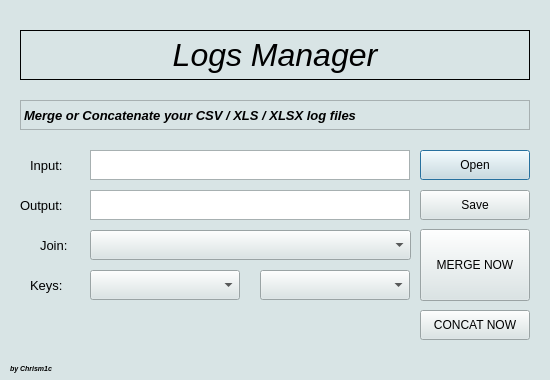
<?xml version="1.0" encoding="UTF-8"?>
<ui version="4.0">
 <class>Main</class>
 <widget class="QDialog" name="Main">
  <property name="windowModality">
   <enum>Qt::NonModal</enum>
  </property>
  <property name="enabled">
   <bool>true</bool>
  </property>
  <property name="geometry">
   <rect>
    <x>0</x>
    <y>0</y>
    <width>550</width>
    <height>380</height>
   </rect>
  </property>
  <property name="sizePolicy">
   <sizepolicy hsizetype="Maximum" vsizetype="Maximum">
    <horstretch>0</horstretch>
    <verstretch>0</verstretch>
   </sizepolicy>
  </property>
  <property name="minimumSize">
   <size>
    <width>550</width>
    <height>380</height>
   </size>
  </property>
  <property name="maximumSize">
   <size>
    <width>550</width>
    <height>380</height>
   </size>
  </property>
  <property name="palette">
   <palette>
    <active>
     <colorrole role="WindowText">
      <brush brushstyle="SolidPattern">
       <color alpha="255">
        <red>0</red>
        <green>0</green>
        <blue>0</blue>
       </color>
      </brush>
     </colorrole>
     <colorrole role="Button">
      <brush brushstyle="SolidPattern">
       <color alpha="255">
        <red>216</red>
        <green>228</green>
        <blue>229</blue>
       </color>
      </brush>
     </colorrole>
     <colorrole role="Light">
      <brush brushstyle="SolidPattern">
       <color alpha="255">
        <red>255</red>
        <green>255</green>
        <blue>255</blue>
       </color>
      </brush>
     </colorrole>
     <colorrole role="Midlight">
      <brush brushstyle="SolidPattern">
       <color alpha="255">
        <red>235</red>
        <green>241</green>
        <blue>242</blue>
       </color>
      </brush>
     </colorrole>
     <colorrole role="Dark">
      <brush brushstyle="SolidPattern">
       <color alpha="255">
        <red>108</red>
        <green>114</green>
        <blue>114</blue>
       </color>
      </brush>
     </colorrole>
     <colorrole role="Mid">
      <brush brushstyle="SolidPattern">
       <color alpha="255">
        <red>144</red>
        <green>152</green>
        <blue>153</blue>
       </color>
      </brush>
     </colorrole>
     <colorrole role="Text">
      <brush brushstyle="SolidPattern">
       <color alpha="255">
        <red>0</red>
        <green>0</green>
        <blue>0</blue>
       </color>
      </brush>
     </colorrole>
     <colorrole role="BrightText">
      <brush brushstyle="SolidPattern">
       <color alpha="255">
        <red>255</red>
        <green>255</green>
        <blue>255</blue>
       </color>
      </brush>
     </colorrole>
     <colorrole role="ButtonText">
      <brush brushstyle="SolidPattern">
       <color alpha="255">
        <red>0</red>
        <green>0</green>
        <blue>0</blue>
       </color>
      </brush>
     </colorrole>
     <colorrole role="Base">
      <brush brushstyle="SolidPattern">
       <color alpha="255">
        <red>255</red>
        <green>255</green>
        <blue>255</blue>
       </color>
      </brush>
     </colorrole>
     <colorrole role="Window">
      <brush brushstyle="SolidPattern">
       <color alpha="255">
        <red>216</red>
        <green>228</green>
        <blue>229</blue>
       </color>
      </brush>
     </colorrole>
     <colorrole role="Shadow">
      <brush brushstyle="SolidPattern">
       <color alpha="255">
        <red>0</red>
        <green>0</green>
        <blue>0</blue>
       </color>
      </brush>
     </colorrole>
     <colorrole role="AlternateBase">
      <brush brushstyle="SolidPattern">
       <color alpha="255">
        <red>235</red>
        <green>241</green>
        <blue>242</blue>
       </color>
      </brush>
     </colorrole>
     <colorrole role="ToolTipBase">
      <brush brushstyle="SolidPattern">
       <color alpha="255">
        <red>255</red>
        <green>255</green>
        <blue>220</blue>
       </color>
      </brush>
     </colorrole>
     <colorrole role="ToolTipText">
      <brush brushstyle="SolidPattern">
       <color alpha="255">
        <red>0</red>
        <green>0</green>
        <blue>0</blue>
       </color>
      </brush>
     </colorrole>
    </active>
    <inactive>
     <colorrole role="WindowText">
      <brush brushstyle="SolidPattern">
       <color alpha="255">
        <red>0</red>
        <green>0</green>
        <blue>0</blue>
       </color>
      </brush>
     </colorrole>
     <colorrole role="Button">
      <brush brushstyle="SolidPattern">
       <color alpha="255">
        <red>216</red>
        <green>228</green>
        <blue>229</blue>
       </color>
      </brush>
     </colorrole>
     <colorrole role="Light">
      <brush brushstyle="SolidPattern">
       <color alpha="255">
        <red>255</red>
        <green>255</green>
        <blue>255</blue>
       </color>
      </brush>
     </colorrole>
     <colorrole role="Midlight">
      <brush brushstyle="SolidPattern">
       <color alpha="255">
        <red>235</red>
        <green>241</green>
        <blue>242</blue>
       </color>
      </brush>
     </colorrole>
     <colorrole role="Dark">
      <brush brushstyle="SolidPattern">
       <color alpha="255">
        <red>108</red>
        <green>114</green>
        <blue>114</blue>
       </color>
      </brush>
     </colorrole>
     <colorrole role="Mid">
      <brush brushstyle="SolidPattern">
       <color alpha="255">
        <red>144</red>
        <green>152</green>
        <blue>153</blue>
       </color>
      </brush>
     </colorrole>
     <colorrole role="Text">
      <brush brushstyle="SolidPattern">
       <color alpha="255">
        <red>0</red>
        <green>0</green>
        <blue>0</blue>
       </color>
      </brush>
     </colorrole>
     <colorrole role="BrightText">
      <brush brushstyle="SolidPattern">
       <color alpha="255">
        <red>255</red>
        <green>255</green>
        <blue>255</blue>
       </color>
      </brush>
     </colorrole>
     <colorrole role="ButtonText">
      <brush brushstyle="SolidPattern">
       <color alpha="255">
        <red>0</red>
        <green>0</green>
        <blue>0</blue>
       </color>
      </brush>
     </colorrole>
     <colorrole role="Base">
      <brush brushstyle="SolidPattern">
       <color alpha="255">
        <red>255</red>
        <green>255</green>
        <blue>255</blue>
       </color>
      </brush>
     </colorrole>
     <colorrole role="Window">
      <brush brushstyle="SolidPattern">
       <color alpha="255">
        <red>216</red>
        <green>228</green>
        <blue>229</blue>
       </color>
      </brush>
     </colorrole>
     <colorrole role="Shadow">
      <brush brushstyle="SolidPattern">
       <color alpha="255">
        <red>0</red>
        <green>0</green>
        <blue>0</blue>
       </color>
      </brush>
     </colorrole>
     <colorrole role="AlternateBase">
      <brush brushstyle="SolidPattern">
       <color alpha="255">
        <red>235</red>
        <green>241</green>
        <blue>242</blue>
       </color>
      </brush>
     </colorrole>
     <colorrole role="ToolTipBase">
      <brush brushstyle="SolidPattern">
       <color alpha="255">
        <red>255</red>
        <green>255</green>
        <blue>220</blue>
       </color>
      </brush>
     </colorrole>
     <colorrole role="ToolTipText">
      <brush brushstyle="SolidPattern">
       <color alpha="255">
        <red>0</red>
        <green>0</green>
        <blue>0</blue>
       </color>
      </brush>
     </colorrole>
    </inactive>
    <disabled>
     <colorrole role="WindowText">
      <brush brushstyle="SolidPattern">
       <color alpha="255">
        <red>108</red>
        <green>114</green>
        <blue>114</blue>
       </color>
      </brush>
     </colorrole>
     <colorrole role="Button">
      <brush brushstyle="SolidPattern">
       <color alpha="255">
        <red>216</red>
        <green>228</green>
        <blue>229</blue>
       </color>
      </brush>
     </colorrole>
     <colorrole role="Light">
      <brush brushstyle="SolidPattern">
       <color alpha="255">
        <red>255</red>
        <green>255</green>
        <blue>255</blue>
       </color>
      </brush>
     </colorrole>
     <colorrole role="Midlight">
      <brush brushstyle="SolidPattern">
       <color alpha="255">
        <red>235</red>
        <green>241</green>
        <blue>242</blue>
       </color>
      </brush>
     </colorrole>
     <colorrole role="Dark">
      <brush brushstyle="SolidPattern">
       <color alpha="255">
        <red>108</red>
        <green>114</green>
        <blue>114</blue>
       </color>
      </brush>
     </colorrole>
     <colorrole role="Mid">
      <brush brushstyle="SolidPattern">
       <color alpha="255">
        <red>144</red>
        <green>152</green>
        <blue>153</blue>
       </color>
      </brush>
     </colorrole>
     <colorrole role="Text">
      <brush brushstyle="SolidPattern">
       <color alpha="255">
        <red>108</red>
        <green>114</green>
        <blue>114</blue>
       </color>
      </brush>
     </colorrole>
     <colorrole role="BrightText">
      <brush brushstyle="SolidPattern">
       <color alpha="255">
        <red>255</red>
        <green>255</green>
        <blue>255</blue>
       </color>
      </brush>
     </colorrole>
     <colorrole role="ButtonText">
      <brush brushstyle="SolidPattern">
       <color alpha="255">
        <red>108</red>
        <green>114</green>
        <blue>114</blue>
       </color>
      </brush>
     </colorrole>
     <colorrole role="Base">
      <brush brushstyle="SolidPattern">
       <color alpha="255">
        <red>216</red>
        <green>228</green>
        <blue>229</blue>
       </color>
      </brush>
     </colorrole>
     <colorrole role="Window">
      <brush brushstyle="SolidPattern">
       <color alpha="255">
        <red>216</red>
        <green>228</green>
        <blue>229</blue>
       </color>
      </brush>
     </colorrole>
     <colorrole role="Shadow">
      <brush brushstyle="SolidPattern">
       <color alpha="255">
        <red>0</red>
        <green>0</green>
        <blue>0</blue>
       </color>
      </brush>
     </colorrole>
     <colorrole role="AlternateBase">
      <brush brushstyle="SolidPattern">
       <color alpha="255">
        <red>216</red>
        <green>228</green>
        <blue>229</blue>
       </color>
      </brush>
     </colorrole>
     <colorrole role="ToolTipBase">
      <brush brushstyle="SolidPattern">
       <color alpha="255">
        <red>255</red>
        <green>255</green>
        <blue>220</blue>
       </color>
      </brush>
     </colorrole>
     <colorrole role="ToolTipText">
      <brush brushstyle="SolidPattern">
       <color alpha="255">
        <red>0</red>
        <green>0</green>
        <blue>0</blue>
       </color>
      </brush>
     </colorrole>
    </disabled>
   </palette>
  </property>
  <property name="windowTitle">
   <string>Logs Manager</string>
  </property>
  <property name="windowOpacity">
   <double>1.000000000000000</double>
  </property>
  <property name="whatsThis">
   <string notr="true"/>
  </property>
  <property name="layoutDirection">
   <enum>Qt::LeftToRight</enum>
  </property>
  <property name="autoFillBackground">
   <bool>false</bool>
  </property>
  <property name="modal">
   <bool>false</bool>
  </property>
  <widget class="QTextEdit" name="text_merge">
   <property name="geometry">
    <rect>
     <x>90</x>
     <y>150</y>
     <width>320</width>
     <height>30</height>
    </rect>
   </property>
   <property name="mouseTracking">
    <bool>false</bool>
   </property>
   <property name="readOnly">
    <bool>true</bool>
   </property>
  </widget>
  <widget class="QLabel" name="Merge">
   <property name="geometry">
    <rect>
     <x>20</x>
     <y>100</y>
     <width>510</width>
     <height>30</height>
    </rect>
   </property>
   <property name="font">
    <font>
     <family>MS Sans Serif</family>
     <pointsize>10</pointsize>
     <weight>75</weight>
     <italic>true</italic>
     <bold>true</bold>
     <underline>false</underline>
     <strikeout>false</strikeout>
     <kerning>false</kerning>
    </font>
   </property>
   <property name="frameShape">
    <enum>QFrame::StyledPanel</enum>
   </property>
   <property name="text">
    <string>Merge or Concatenate your CSV / XLS / XLSX log files</string>
   </property>
  </widget>
  <widget class="QPushButton" name="Search_2">
   <property name="geometry">
    <rect>
     <x>420</x>
     <y>150</y>
     <width>110</width>
     <height>30</height>
    </rect>
   </property>
   <property name="text">
    <string>Open</string>
   </property>
  </widget>
  <widget class="QPushButton" name="Concat_Now">
   <property name="geometry">
    <rect>
     <x>420</x>
     <y>310</y>
     <width>110</width>
     <height>30</height>
    </rect>
   </property>
   <property name="text">
    <string>CONCAT NOW</string>
   </property>
  </widget>
  <widget class="QPushButton" name="Merge_Now">
   <property name="geometry">
    <rect>
     <x>420</x>
     <y>229</y>
     <width>110</width>
     <height>72</height>
    </rect>
   </property>
   <property name="text">
    <string>MERGE NOW</string>
   </property>
  </widget>
  <widget class="QTextEdit" name="text_merge_2">
   <property name="geometry">
    <rect>
     <x>90</x>
     <y>190</y>
     <width>320</width>
     <height>30</height>
    </rect>
   </property>
   <property name="mouseTracking">
    <bool>false</bool>
   </property>
   <property name="readOnly">
    <bool>true</bool>
   </property>
  </widget>
  <widget class="QLabel" name="Input_label_1">
   <property name="geometry">
    <rect>
     <x>30</x>
     <y>150</y>
     <width>60</width>
     <height>30</height>
    </rect>
   </property>
   <property name="font">
    <font>
     <pointsize>10</pointsize>
    </font>
   </property>
   <property name="text">
    <string>Input:</string>
   </property>
   <property name="buddy">
    <cstring>text_merge</cstring>
   </property>
  </widget>
  <widget class="QLabel" name="Output_label_2">
   <property name="geometry">
    <rect>
     <x>20</x>
     <y>190</y>
     <width>70</width>
     <height>30</height>
    </rect>
   </property>
   <property name="font">
    <font>
     <pointsize>10</pointsize>
    </font>
   </property>
   <property name="text">
    <string>Output:</string>
   </property>
   <property name="buddy">
    <cstring>text_merge_2</cstring>
   </property>
  </widget>
  <widget class="QLabel" name="Key_label">
   <property name="geometry">
    <rect>
     <x>30</x>
     <y>270</y>
     <width>61</width>
     <height>30</height>
    </rect>
   </property>
   <property name="font">
    <font>
     <pointsize>10</pointsize>
    </font>
   </property>
   <property name="text">
    <string>Keys:</string>
   </property>
  </widget>
  <widget class="QPushButton" name="Save_2">
   <property name="geometry">
    <rect>
     <x>420</x>
     <y>190</y>
     <width>110</width>
     <height>30</height>
    </rect>
   </property>
   <property name="text">
    <string>Save</string>
   </property>
  </widget>
  <widget class="QLabel" name="Logo">
   <property name="geometry">
    <rect>
     <x>20</x>
     <y>30</y>
     <width>510</width>
     <height>50</height>
    </rect>
   </property>
   <property name="font">
    <font>
     <family>MS Sans Serif</family>
     <pointsize>24</pointsize>
     <weight>50</weight>
     <italic>true</italic>
     <bold>false</bold>
     <underline>false</underline>
     <strikeout>false</strikeout>
    </font>
   </property>
   <property name="frameShape">
    <enum>QFrame::Box</enum>
   </property>
   <property name="text">
    <string>Logs Manager</string>
   </property>
   <property name="alignment">
    <set>Qt::AlignCenter</set>
   </property>
   <property name="wordWrap">
    <bool>false</bool>
   </property>
   <property name="openExternalLinks">
    <bool>false</bool>
   </property>
   <property name="textInteractionFlags">
    <set>Qt::NoTextInteraction</set>
   </property>
  </widget>
  <widget class="QComboBox" name="comboBox_rightKey">
   <property name="geometry">
    <rect>
     <x>260</x>
     <y>270</y>
     <width>150</width>
     <height>30</height>
    </rect>
   </property>
  </widget>
  <widget class="QComboBox" name="comboBox_leftKey">
   <property name="geometry">
    <rect>
     <x>90</x>
     <y>270</y>
     <width>150</width>
     <height>30</height>
    </rect>
   </property>
   <property name="currentIndex">
    <number>-1</number>
   </property>
  </widget>
  <widget class="QLabel" name="Console">
   <property name="geometry">
    <rect>
     <x>90</x>
     <y>310</y>
     <width>320</width>
     <height>30</height>
    </rect>
   </property>
   <property name="font">
    <font>
     <pointsize>10</pointsize>
    </font>
   </property>
   <property name="frameShape">
    <enum>QFrame::NoFrame</enum>
   </property>
   <property name="text">
    <string/>
   </property>
   <property name="alignment">
    <set>Qt::AlignCenter</set>
   </property>
   <property name="buddy">
    <cstring>text_merge</cstring>
   </property>
  </widget>
  <widget class="QLabel" name="design">
   <property name="geometry">
    <rect>
     <x>10</x>
     <y>360</y>
     <width>91</width>
     <height>16</height>
    </rect>
   </property>
   <property name="font">
    <font>
     <family>MS Sans Serif</family>
     <pointsize>5</pointsize>
     <weight>75</weight>
     <italic>true</italic>
     <bold>true</bold>
    </font>
   </property>
   <property name="frameShape">
    <enum>QFrame::NoFrame</enum>
   </property>
   <property name="text">
    <string>by Chrism1c</string>
   </property>
  </widget>
  <widget class="QComboBox" name="comboBox_mergeType">
   <property name="geometry">
    <rect>
     <x>90</x>
     <y>230</y>
     <width>321</width>
     <height>30</height>
    </rect>
   </property>
   <property name="sizePolicy">
    <sizepolicy hsizetype="Preferred" vsizetype="Fixed">
     <horstretch>0</horstretch>
     <verstretch>0</verstretch>
    </sizepolicy>
   </property>
   <property name="currentIndex">
    <number>-1</number>
   </property>
  </widget>
  <widget class="QLabel" name="Merge_label_2">
   <property name="geometry">
    <rect>
     <x>40</x>
     <y>230</y>
     <width>51</width>
     <height>30</height>
    </rect>
   </property>
   <property name="font">
    <font>
     <pointsize>10</pointsize>
    </font>
   </property>
   <property name="text">
    <string>Join:</string>
   </property>
  </widget>
  <zorder>Logo</zorder>
  <zorder>text_merge</zorder>
  <zorder>Merge</zorder>
  <zorder>Search_2</zorder>
  <zorder>Concat_Now</zorder>
  <zorder>Merge_Now</zorder>
  <zorder>text_merge_2</zorder>
  <zorder>Input_label_1</zorder>
  <zorder>Output_label_2</zorder>
  <zorder>Key_label</zorder>
  <zorder>Save_2</zorder>
  <zorder>comboBox_rightKey</zorder>
  <zorder>comboBox_leftKey</zorder>
  <zorder>Console</zorder>
  <zorder>design</zorder>
  <zorder>comboBox_mergeType</zorder>
  <zorder>Merge_label_2</zorder>
 </widget>
 <tabstops>
  <tabstop>Concat_Now</tabstop>
  <tabstop>text_merge</tabstop>
  <tabstop>Search_2</tabstop>
  <tabstop>text_merge_2</tabstop>
  <tabstop>Save_2</tabstop>
  <tabstop>comboBox_leftKey</tabstop>
  <tabstop>comboBox_rightKey</tabstop>
  <tabstop>Merge_Now</tabstop>
 </tabstops>
 <resources/>
 <connections/>
</ui>
